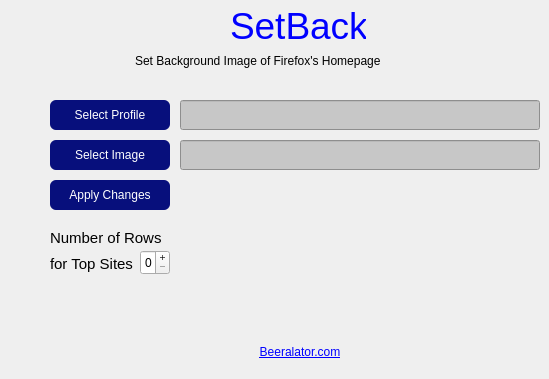
  <widget class="QWidget" name="centralwidget">
   <widget class="QPushButton" name="selectProfileButton">
    <property name="geometry">
     <rect>
      <x>50</x>
      <y>100</y>
      <width>120</width>
      <height>30</height>
     </rect>
    </property>
    <property name="palette">
     <palette>
      <active>
       <colorrole role="WindowText">
        <brush brushstyle="SolidPattern">
         <color alpha="255">
          <red>197</red>
          <green>197</green>
          <blue>197</blue>
         </color>
        </brush>
       </colorrole>
       <colorrole role="Button">
        <brush brushstyle="SolidPattern">
         <color alpha="255">
          <red>7</red>
          <green>15</green>
          <blue>124</blue>
         </color>
        </brush>
       </colorrole>
       <colorrole role="Light">
        <brush brushstyle="SolidPattern">
         <color alpha="255">
          <red>12</red>
          <green>12</green>
          <blue>255</blue>
         </color>
        </brush>
       </colorrole>
       <colorrole role="Text">
        <brush brushstyle="SolidPattern">
         <color alpha="255">
          <red>197</red>
          <green>197</green>
          <blue>197</blue>
         </color>
        </brush>
       </colorrole>
       <colorrole role="ButtonText">
        <brush brushstyle="SolidPattern">
         <color alpha="255">
          <red>197</red>
          <green>197</green>
          <blue>197</blue>
         </color>
        </brush>
       </colorrole>
       <colorrole role="Base">
        <brush brushstyle="SolidPattern">
         <color alpha="255">
          <red>7</red>
          <green>15</green>
          <blue>124</blue>
         </color>
        </brush>
       </colorrole>
       <colorrole role="Window">
        <brush brushstyle="SolidPattern">
         <color alpha="255">
          <red>7</red>
          <green>15</green>
          <blue>124</blue>
         </color>
        </brush>
       </colorrole>
       <colorrole role="Shadow">
        <brush brushstyle="SolidPattern">
         <color alpha="255">
          <red>0</red>
          <green>0</green>
          <blue>255</blue>
         </color>
        </brush>
       </colorrole>
       <colorrole role="Highlight">
        <brush brushstyle="SolidPattern">
         <color alpha="255">
          <red>0</red>
          <green>0</green>
          <blue>0</blue>
         </color>
        </brush>
       </colorrole>
       <colorrole role="HighlightedText">
        <brush brushstyle="SolidPattern">
         <color alpha="255">
          <red>24</red>
          <green>28</green>
          <blue>255</blue>
         </color>
        </brush>
       </colorrole>
       <colorrole role="AlternateBase">
        <brush brushstyle="SolidPattern">
         <color alpha="255">
          <red>34</red>
          <green>0</green>
          <blue>0</blue>
         </color>
        </brush>
       </colorrole>
       <colorrole role="PlaceholderText">
        <brush brushstyle="SolidPattern">
         <color alpha="128">
          <red>197</red>
          <green>197</green>
          <blue>197</blue>
         </color>
        </brush>
       </colorrole>
      </active>
      <inactive>
       <colorrole role="WindowText">
        <brush brushstyle="SolidPattern">
         <color alpha="255">
          <red>197</red>
          <green>197</green>
          <blue>197</blue>
         </color>
        </brush>
       </colorrole>
       <colorrole role="Button">
        <brush brushstyle="SolidPattern">
         <color alpha="255">
          <red>7</red>
          <green>15</green>
          <blue>124</blue>
         </color>
        </brush>
       </colorrole>
       <colorrole role="Light">
        <brush brushstyle="SolidPattern">
         <color alpha="255">
          <red>12</red>
          <green>12</green>
          <blue>255</blue>
         </color>
        </brush>
       </colorrole>
       <colorrole role="Text">
        <brush brushstyle="SolidPattern">
         <color alpha="255">
          <red>197</red>
          <green>197</green>
          <blue>197</blue>
         </color>
        </brush>
       </colorrole>
       <colorrole role="ButtonText">
        <brush brushstyle="SolidPattern">
         <color alpha="255">
          <red>197</red>
          <green>197</green>
          <blue>197</blue>
         </color>
        </brush>
       </colorrole>
       <colorrole role="Base">
        <brush brushstyle="SolidPattern">
         <color alpha="255">
          <red>7</red>
          <green>15</green>
          <blue>124</blue>
         </color>
        </brush>
       </colorrole>
       <colorrole role="Window">
        <brush brushstyle="SolidPattern">
         <color alpha="255">
          <red>7</red>
          <green>15</green>
          <blue>124</blue>
         </color>
        </brush>
       </colorrole>
       <colorrole role="Shadow">
        <brush brushstyle="SolidPattern">
         <color alpha="255">
          <red>0</red>
          <green>0</green>
          <blue>255</blue>
         </color>
        </brush>
       </colorrole>
       <colorrole role="Highlight">
        <brush brushstyle="SolidPattern">
         <color alpha="255">
          <red>0</red>
          <green>0</green>
          <blue>0</blue>
         </color>
        </brush>
       </colorrole>
       <colorrole role="HighlightedText">
        <brush brushstyle="SolidPattern">
         <color alpha="255">
          <red>24</red>
          <green>28</green>
          <blue>255</blue>
         </color>
        </brush>
       </colorrole>
       <colorrole role="AlternateBase">
        <brush brushstyle="SolidPattern">
         <color alpha="255">
          <red>34</red>
          <green>0</green>
          <blue>0</blue>
         </color>
        </brush>
       </colorrole>
       <colorrole role="PlaceholderText">
        <brush brushstyle="SolidPattern">
         <color alpha="128">
          <red>197</red>
          <green>197</green>
          <blue>197</blue>
         </color>
        </brush>
       </colorrole>
      </inactive>
      <disabled>
       <colorrole role="WindowText">
        <brush brushstyle="SolidPattern">
         <color alpha="255">
          <red>197</red>
          <green>197</green>
          <blue>197</blue>
         </color>
        </brush>
       </colorrole>
       <colorrole role="Button">
        <brush brushstyle="SolidPattern">
         <color alpha="255">
          <red>7</red>
          <green>15</green>
          <blue>124</blue>
         </color>
        </brush>
       </colorrole>
       <colorrole role="Light">
        <brush brushstyle="SolidPattern">
         <color alpha="255">
          <red>12</red>
          <green>12</green>
          <blue>255</blue>
         </color>
        </brush>
       </colorrole>
       <colorrole role="Text">
        <brush brushstyle="SolidPattern">
         <color alpha="255">
          <red>197</red>
          <green>197</green>
          <blue>197</blue>
         </color>
        </brush>
       </colorrole>
       <colorrole role="ButtonText">
        <brush brushstyle="SolidPattern">
         <color alpha="255">
          <red>197</red>
          <green>197</green>
          <blue>197</blue>
         </color>
        </brush>
       </colorrole>
       <colorrole role="Base">
        <brush brushstyle="SolidPattern">
         <color alpha="255">
          <red>7</red>
          <green>15</green>
          <blue>124</blue>
         </color>
        </brush>
       </colorrole>
       <colorrole role="Window">
        <brush brushstyle="SolidPattern">
         <color alpha="255">
          <red>7</red>
          <green>15</green>
          <blue>124</blue>
         </color>
        </brush>
       </colorrole>
       <colorrole role="Shadow">
        <brush brushstyle="SolidPattern">
         <color alpha="255">
          <red>0</red>
          <green>0</green>
          <blue>255</blue>
         </color>
        </brush>
       </colorrole>
       <colorrole role="Highlight">
        <brush brushstyle="SolidPattern">
         <color alpha="255">
          <red>0</red>
          <green>0</green>
          <blue>0</blue>
         </color>
        </brush>
       </colorrole>
       <colorrole role="HighlightedText">
        <brush brushstyle="SolidPattern">
         <color alpha="255">
          <red>24</red>
          <green>28</green>
          <blue>255</blue>
         </color>
        </brush>
       </colorrole>
       <colorrole role="AlternateBase">
        <brush brushstyle="SolidPattern">
         <color alpha="255">
          <red>34</red>
          <green>0</green>
          <blue>0</blue>
         </color>
        </brush>
       </colorrole>
       <colorrole role="PlaceholderText">
        <brush brushstyle="SolidPattern">
         <color alpha="128">
          <red>197</red>
          <green>197</green>
          <blue>197</blue>
         </color>
        </brush>
       </colorrole>
      </disabled>
     </palette>
    </property>
    <property name="mouseTracking">
     <bool>true</bool>
    </property>
    <property name="focusPolicy">
     <enum>Qt::FocusPolicy::StrongFocus</enum>
    </property>
    <property name="autoFillBackground">
     <bool>false</bool>
    </property>
    <property name="styleSheet">
     <string notr="true">QPushButton { border-radius: 6px;		background-color: rgb(7, 15, 124);
 color: white; padding: 5px; } QPushButton:hover { background-color: rgb(64, 0, 255); transition: all 0.2s ease; }

QPushButton:pressed { background-color: #000051;
transform: scale(0.95); }</string>
    </property>
    <property name="text">
     <string>Select Profile</string>
    </property>
    <property name="autoDefault">
     <bool>false</bool>
    </property>
    <property name="default">
     <bool>false</bool>
    </property>
    <property name="flat">
     <bool>false</bool>
    </property>
   </widget>
   <widget class="QPushButton" name="selectImageButton">
    <property name="geometry">
     <rect>
      <x>50</x>
      <y>140</y>
      <width>120</width>
      <height>30</height>
     </rect>
    </property>
    <property name="palette">
     <palette>
      <active>
       <colorrole role="WindowText">
        <brush brushstyle="SolidPattern">
         <color alpha="255">
          <red>197</red>
          <green>197</green>
          <blue>197</blue>
         </color>
        </brush>
       </colorrole>
       <colorrole role="Button">
        <brush brushstyle="SolidPattern">
         <color alpha="255">
          <red>7</red>
          <green>15</green>
          <blue>124</blue>
         </color>
        </brush>
       </colorrole>
       <colorrole role="Text">
        <brush brushstyle="SolidPattern">
         <color alpha="255">
          <red>197</red>
          <green>197</green>
          <blue>197</blue>
         </color>
        </brush>
       </colorrole>
       <colorrole role="ButtonText">
        <brush brushstyle="SolidPattern">
         <color alpha="255">
          <red>197</red>
          <green>197</green>
          <blue>197</blue>
         </color>
        </brush>
       </colorrole>
       <colorrole role="Base">
        <brush brushstyle="SolidPattern">
         <color alpha="255">
          <red>7</red>
          <green>15</green>
          <blue>124</blue>
         </color>
        </brush>
       </colorrole>
       <colorrole role="Window">
        <brush brushstyle="SolidPattern">
         <color alpha="255">
          <red>7</red>
          <green>15</green>
          <blue>124</blue>
         </color>
        </brush>
       </colorrole>
       <colorrole role="PlaceholderText">
        <brush brushstyle="SolidPattern">
         <color alpha="128">
          <red>197</red>
          <green>197</green>
          <blue>197</blue>
         </color>
        </brush>
       </colorrole>
      </active>
      <inactive>
       <colorrole role="WindowText">
        <brush brushstyle="SolidPattern">
         <color alpha="255">
          <red>197</red>
          <green>197</green>
          <blue>197</blue>
         </color>
        </brush>
       </colorrole>
       <colorrole role="Button">
        <brush brushstyle="SolidPattern">
         <color alpha="255">
          <red>7</red>
          <green>15</green>
          <blue>124</blue>
         </color>
        </brush>
       </colorrole>
       <colorrole role="Text">
        <brush brushstyle="SolidPattern">
         <color alpha="255">
          <red>197</red>
          <green>197</green>
          <blue>197</blue>
         </color>
        </brush>
       </colorrole>
       <colorrole role="ButtonText">
        <brush brushstyle="SolidPattern">
         <color alpha="255">
          <red>197</red>
          <green>197</green>
          <blue>197</blue>
         </color>
        </brush>
       </colorrole>
       <colorrole role="Base">
        <brush brushstyle="SolidPattern">
         <color alpha="255">
          <red>7</red>
          <green>15</green>
          <blue>124</blue>
         </color>
        </brush>
       </colorrole>
       <colorrole role="Window">
        <brush brushstyle="SolidPattern">
         <color alpha="255">
          <red>7</red>
          <green>15</green>
          <blue>124</blue>
         </color>
        </brush>
       </colorrole>
       <colorrole role="PlaceholderText">
        <brush brushstyle="SolidPattern">
         <color alpha="128">
          <red>197</red>
          <green>197</green>
          <blue>197</blue>
         </color>
        </brush>
       </colorrole>
      </inactive>
      <disabled>
       <colorrole role="WindowText">
        <brush brushstyle="SolidPattern">
         <color alpha="255">
          <red>197</red>
          <green>197</green>
          <blue>197</blue>
         </color>
        </brush>
       </colorrole>
       <colorrole role="Button">
        <brush brushstyle="SolidPattern">
         <color alpha="255">
          <red>7</red>
          <green>15</green>
          <blue>124</blue>
         </color>
        </brush>
       </colorrole>
       <colorrole role="Text">
        <brush brushstyle="SolidPattern">
         <color alpha="255">
          <red>197</red>
          <green>197</green>
          <blue>197</blue>
         </color>
        </brush>
       </colorrole>
       <colorrole role="ButtonText">
        <brush brushstyle="SolidPattern">
         <color alpha="255">
          <red>197</red>
          <green>197</green>
          <blue>197</blue>
         </color>
        </brush>
       </colorrole>
       <colorrole role="Base">
        <brush brushstyle="SolidPattern">
         <color alpha="255">
          <red>7</red>
          <green>15</green>
          <blue>124</blue>
         </color>
        </brush>
       </colorrole>
       <colorrole role="Window">
        <brush brushstyle="SolidPattern">
         <color alpha="255">
          <red>7</red>
          <green>15</green>
          <blue>124</blue>
         </color>
        </brush>
       </colorrole>
       <colorrole role="PlaceholderText">
        <brush brushstyle="SolidPattern">
         <color alpha="128">
          <red>197</red>
          <green>197</green>
          <blue>197</blue>
         </color>
        </brush>
       </colorrole>
      </disabled>
     </palette>
    </property>
    <property name="acceptDrops">
     <bool>true</bool>
    </property>
    <property name="styleSheet">
     <string notr="true">QPushButton { border-radius: 6px;		background-color: rgb(7, 15, 124);
 color: white; padding: 5px; } QPushButton:hover { background-color: rgb(64, 0, 255); transition: all 0.2s ease; }

QPushButton:pressed { background-color: #000051;
transform: scale(0.95); }
</string>
    </property>
    <property name="text">
     <string>Select Image</string>
    </property>
    <property name="flat">
     <bool>false</bool>
    </property>
   </widget>
   <widget class="QPushButton" name="applyChangesButton">
    <property name="geometry">
     <rect>
      <x>50</x>
      <y>180</y>
      <width>120</width>
      <height>30</height>
     </rect>
    </property>
    <property name="palette">
     <palette>
      <active>
       <colorrole role="WindowText">
        <brush brushstyle="SolidPattern">
         <color alpha="255">
          <red>197</red>
          <green>197</green>
          <blue>197</blue>
         </color>
        </brush>
       </colorrole>
       <colorrole role="Button">
        <brush brushstyle="SolidPattern">
         <color alpha="255">
          <red>7</red>
          <green>15</green>
          <blue>124</blue>
         </color>
        </brush>
       </colorrole>
       <colorrole role="Text">
        <brush brushstyle="SolidPattern">
         <color alpha="255">
          <red>197</red>
          <green>197</green>
          <blue>197</blue>
         </color>
        </brush>
       </colorrole>
       <colorrole role="ButtonText">
        <brush brushstyle="SolidPattern">
         <color alpha="255">
          <red>197</red>
          <green>197</green>
          <blue>197</blue>
         </color>
        </brush>
       </colorrole>
       <colorrole role="Base">
        <brush brushstyle="SolidPattern">
         <color alpha="255">
          <red>7</red>
          <green>15</green>
          <blue>124</blue>
         </color>
        </brush>
       </colorrole>
       <colorrole role="Window">
        <brush brushstyle="SolidPattern">
         <color alpha="255">
          <red>7</red>
          <green>15</green>
          <blue>124</blue>
         </color>
        </brush>
       </colorrole>
       <colorrole role="AlternateBase">
        <brush brushstyle="SolidPattern">
         <color alpha="255">
          <red>1</red>
          <green>251</green>
          <blue>255</blue>
         </color>
        </brush>
       </colorrole>
       <colorrole role="PlaceholderText">
        <brush brushstyle="SolidPattern">
         <color alpha="128">
          <red>197</red>
          <green>197</green>
          <blue>197</blue>
         </color>
        </brush>
       </colorrole>
      </active>
      <inactive>
       <colorrole role="WindowText">
        <brush brushstyle="SolidPattern">
         <color alpha="255">
          <red>197</red>
          <green>197</green>
          <blue>197</blue>
         </color>
        </brush>
       </colorrole>
       <colorrole role="Button">
        <brush brushstyle="SolidPattern">
         <color alpha="255">
          <red>7</red>
          <green>15</green>
          <blue>124</blue>
         </color>
        </brush>
       </colorrole>
       <colorrole role="Text">
        <brush brushstyle="SolidPattern">
         <color alpha="255">
          <red>197</red>
          <green>197</green>
          <blue>197</blue>
         </color>
        </brush>
       </colorrole>
       <colorrole role="ButtonText">
        <brush brushstyle="SolidPattern">
         <color alpha="255">
          <red>197</red>
          <green>197</green>
          <blue>197</blue>
         </color>
        </brush>
       </colorrole>
       <colorrole role="Base">
        <brush brushstyle="SolidPattern">
         <color alpha="255">
          <red>7</red>
          <green>15</green>
          <blue>124</blue>
         </color>
        </brush>
       </colorrole>
       <colorrole role="Window">
        <brush brushstyle="SolidPattern">
         <color alpha="255">
          <red>7</red>
          <green>15</green>
          <blue>124</blue>
         </color>
        </brush>
       </colorrole>
       <colorrole role="AlternateBase">
        <brush brushstyle="SolidPattern">
         <color alpha="255">
          <red>1</red>
          <green>251</green>
          <blue>255</blue>
         </color>
        </brush>
       </colorrole>
       <colorrole role="PlaceholderText">
        <brush brushstyle="SolidPattern">
         <color alpha="128">
          <red>197</red>
          <green>197</green>
          <blue>197</blue>
         </color>
        </brush>
       </colorrole>
      </inactive>
      <disabled>
       <colorrole role="WindowText">
        <brush brushstyle="SolidPattern">
         <color alpha="255">
          <red>197</red>
          <green>197</green>
          <blue>197</blue>
         </color>
        </brush>
       </colorrole>
       <colorrole role="Button">
        <brush brushstyle="SolidPattern">
         <color alpha="255">
          <red>7</red>
          <green>15</green>
          <blue>124</blue>
         </color>
        </brush>
       </colorrole>
       <colorrole role="Text">
        <brush brushstyle="SolidPattern">
         <color alpha="255">
          <red>197</red>
          <green>197</green>
          <blue>197</blue>
         </color>
        </brush>
       </colorrole>
       <colorrole role="ButtonText">
        <brush brushstyle="SolidPattern">
         <color alpha="255">
          <red>197</red>
          <green>197</green>
          <blue>197</blue>
         </color>
        </brush>
       </colorrole>
       <colorrole role="Base">
        <brush brushstyle="SolidPattern">
         <color alpha="255">
          <red>7</red>
          <green>15</green>
          <blue>124</blue>
         </color>
        </brush>
       </colorrole>
       <colorrole role="Window">
        <brush brushstyle="SolidPattern">
         <color alpha="255">
          <red>7</red>
          <green>15</green>
          <blue>124</blue>
         </color>
        </brush>
       </colorrole>
       <colorrole role="AlternateBase">
        <brush brushstyle="SolidPattern">
         <color alpha="255">
          <red>1</red>
          <green>251</green>
          <blue>255</blue>
         </color>
        </brush>
       </colorrole>
       <colorrole role="PlaceholderText">
        <brush brushstyle="SolidPattern">
         <color alpha="128">
          <red>197</red>
          <green>197</green>
          <blue>197</blue>
         </color>
        </brush>
       </colorrole>
      </disabled>
     </palette>
    </property>
    <property name="styleSheet">
     <string notr="true">QPushButton { border-radius: 6px;		background-color: rgb(7, 15, 124);
 color: white; padding: 5px; } QPushButton:hover { background-color: rgb(64, 0, 255); transition: all 0.2s ease; }

QPushButton:pressed { background-color: #000051;
transform: scale(0.95); }</string>
    </property>
    <property name="text">
     <string>Apply Changes</string>
    </property>
   </widget>
   <widget class="QLineEdit" name="profilePathLineEdit">
    <property name="geometry">
     <rect>
      <x>180</x>
      <y>100</y>
      <width>360</width>
      <height>30</height>
     </rect>
    </property>
    <property name="styleSheet">
     <string notr="true">color: rgb(0, 0, 0);
background-color: rgb(199, 199, 199);
selection-background-color: rgb(21, 0, 255);</string>
    </property>
   </widget>
   <widget class="QLineEdit" name="imagePathLineEdit">
    <property name="geometry">
     <rect>
      <x>180</x>
      <y>140</y>
      <width>360</width>
      <height>30</height>
     </rect>
    </property>
    <property name="styleSheet">
     <string notr="true">color: rgb(0, 0, 0);
background-color: rgb(199, 199, 199);
selection-background-color: rgb(21, 0, 255);</string>
    </property>
   </widget>
   <widget class="QLabel" name="statusLabel">
    <property name="geometry">
     <rect>
      <x>180</x>
      <y>185</y>
      <width>360</width>
      <height>22</height>
     </rect>
    </property>
    <property name="styleSheet">
     <string notr="true">color: rgb(199, 199, 199);</string>
    </property>
    <property name="text">
     <string/>
    </property>
   </widget>
   <widget class="QLabel" name="label">
    <property name="geometry">
     <rect>
      <x>230</x>
      <y>5</y>
      <width>136</width>
      <height>41</height>
     </rect>
    </property>
    <property name="font">
     <font>
      <pointsize>28</pointsize>
     </font>
    </property>
    <property name="styleSheet">
     <string notr="true">color: rgb(0, 0, 255);</string>
    </property>
    <property name="text">
     <string>SetBack</string>
    </property>
   </widget>
   <widget class="QLabel" name="label_2">
    <property name="geometry">
     <rect>
      <x>135</x>
      <y>50</y>
      <width>351</width>
      <height>22</height>
     </rect>
    </property>
    <property name="frameShape">
     <enum>QFrame::Shape::NoFrame</enum>
    </property>
    <property name="text">
     <string>Set Background Image of Firefox's Homepage</string>
    </property>
   </widget>
   <widget class="QLabel" name="imagePreviewLabel">
    <property name="geometry">
     <rect>
      <x>215</x>
      <y>220</y>
      <width>175</width>
      <height>100</height>
     </rect>
    </property>
    <property name="maximumSize">
     <size>
      <width>175</width>
      <height>100</height>
     </size>
    </property>
    <property name="text">
     <string/>
    </property>
    <property name="pixmap">
     <pixmap>images/placeholder.png</pixmap>
    </property>
    <property name="alignment">
     <set>Qt::AlignmentFlag::AlignCenter</set>
    </property>
   </widget>
   <widget class="QLabel" name="websiteLabel">
    <property name="geometry">
     <rect>
      <x>230</x>
      <y>335</y>
      <width>140</width>
      <height>35</height>
     </rect>
    </property>
    <property name="palette">
     <palette>
      <active>
       <colorrole role="WindowText">
        <brush brushstyle="SolidPattern">
         <color alpha="255">
          <red>197</red>
          <green>197</green>
          <blue>197</blue>
         </color>
        </brush>
       </colorrole>
       <colorrole role="Button">
        <brush brushstyle="SolidPattern">
         <color alpha="255">
          <red>0</red>
          <green>0</green>
          <blue>0</blue>
         </color>
        </brush>
       </colorrole>
       <colorrole role="Text">
        <brush brushstyle="SolidPattern">
         <color alpha="255">
          <red>197</red>
          <green>197</green>
          <blue>197</blue>
         </color>
        </brush>
       </colorrole>
       <colorrole role="ButtonText">
        <brush brushstyle="SolidPattern">
         <color alpha="255">
          <red>197</red>
          <green>197</green>
          <blue>197</blue>
         </color>
        </brush>
       </colorrole>
       <colorrole role="Base">
        <brush brushstyle="SolidPattern">
         <color alpha="255">
          <red>0</red>
          <green>0</green>
          <blue>0</blue>
         </color>
        </brush>
       </colorrole>
       <colorrole role="Window">
        <brush brushstyle="SolidPattern">
         <color alpha="255">
          <red>0</red>
          <green>0</green>
          <blue>0</blue>
         </color>
        </brush>
       </colorrole>
       <colorrole role="Link">
        <brush brushstyle="SolidPattern">
         <color alpha="255">
          <red>255</red>
          <green>255</green>
          <blue>255</blue>
         </color>
        </brush>
       </colorrole>
       <colorrole role="PlaceholderText">
        <brush brushstyle="SolidPattern">
         <color alpha="128">
          <red>197</red>
          <green>197</green>
          <blue>197</blue>
         </color>
        </brush>
       </colorrole>
      </active>
      <inactive>
       <colorrole role="WindowText">
        <brush brushstyle="SolidPattern">
         <color alpha="255">
          <red>197</red>
          <green>197</green>
          <blue>197</blue>
         </color>
        </brush>
       </colorrole>
       <colorrole role="Button">
        <brush brushstyle="SolidPattern">
         <color alpha="255">
          <red>0</red>
          <green>0</green>
          <blue>0</blue>
         </color>
        </brush>
       </colorrole>
       <colorrole role="Text">
        <brush brushstyle="SolidPattern">
         <color alpha="255">
          <red>197</red>
          <green>197</green>
          <blue>197</blue>
         </color>
        </brush>
       </colorrole>
       <colorrole role="ButtonText">
        <brush brushstyle="SolidPattern">
         <color alpha="255">
          <red>197</red>
          <green>197</green>
          <blue>197</blue>
         </color>
        </brush>
       </colorrole>
       <colorrole role="Base">
        <brush brushstyle="SolidPattern">
         <color alpha="255">
          <red>0</red>
          <green>0</green>
          <blue>0</blue>
         </color>
        </brush>
       </colorrole>
       <colorrole role="Window">
        <brush brushstyle="SolidPattern">
         <color alpha="255">
          <red>0</red>
          <green>0</green>
          <blue>0</blue>
         </color>
        </brush>
       </colorrole>
       <colorrole role="Link">
        <brush brushstyle="SolidPattern">
         <color alpha="255">
          <red>255</red>
          <green>255</green>
          <blue>255</blue>
         </color>
        </brush>
       </colorrole>
       <colorrole role="PlaceholderText">
        <brush brushstyle="SolidPattern">
         <color alpha="128">
          <red>197</red>
          <green>197</green>
          <blue>197</blue>
         </color>
        </brush>
       </colorrole>
      </inactive>
      <disabled>
       <colorrole role="WindowText">
        <brush brushstyle="SolidPattern">
         <color alpha="255">
          <red>197</red>
          <green>197</green>
          <blue>197</blue>
         </color>
        </brush>
       </colorrole>
       <colorrole role="Button">
        <brush brushstyle="SolidPattern">
         <color alpha="255">
          <red>0</red>
          <green>0</green>
          <blue>0</blue>
         </color>
        </brush>
       </colorrole>
       <colorrole role="Text">
        <brush brushstyle="SolidPattern">
         <color alpha="255">
          <red>197</red>
          <green>197</green>
          <blue>197</blue>
         </color>
        </brush>
       </colorrole>
       <colorrole role="ButtonText">
        <brush brushstyle="SolidPattern">
         <color alpha="255">
          <red>197</red>
          <green>197</green>
          <blue>197</blue>
         </color>
        </brush>
       </colorrole>
       <colorrole role="Base">
        <brush brushstyle="SolidPattern">
         <color alpha="255">
          <red>0</red>
          <green>0</green>
          <blue>0</blue>
         </color>
        </brush>
       </colorrole>
       <colorrole role="Window">
        <brush brushstyle="SolidPattern">
         <color alpha="255">
          <red>0</red>
          <green>0</green>
          <blue>0</blue>
         </color>
        </brush>
       </colorrole>
       <colorrole role="Link">
        <brush brushstyle="SolidPattern">
         <color alpha="255">
          <red>255</red>
          <green>255</green>
          <blue>255</blue>
         </color>
        </brush>
       </colorrole>
       <colorrole role="PlaceholderText">
        <brush brushstyle="SolidPattern">
         <color alpha="128">
          <red>197</red>
          <green>197</green>
          <blue>197</blue>
         </color>
        </brush>
       </colorrole>
      </disabled>
     </palette>
    </property>
    <property name="autoFillBackground">
     <bool>false</bool>
    </property>
    <property name="styleSheet">
     <string notr="true">font: 12pt &quot;Noto Sans&quot;;
</string>
    </property>
    <property name="text">
     <string>&lt;html&gt;&lt;head/&gt;&lt;body&gt;&lt;p&gt;&lt;a href=&quot;https://www.beeralator.com&quot;&gt;&lt;span style=&quot; text-decoration: underline; color:#0000ff;&quot;&gt;Beeralator.com&lt;/span&gt;&lt;/a&gt;&lt;/p&gt;&lt;/body&gt;&lt;/html&gt;</string>
    </property>
    <property name="textFormat">
     <enum>Qt::TextFormat::RichText</enum>
    </property>
    <property name="scaledContents">
     <bool>false</bool>
    </property>
    <property name="alignment">
     <set>Qt::AlignmentFlag::AlignCenter</set>
    </property>
    <property name="openExternalLinks">
     <bool>true</bool>
    </property>
    <property name="textInteractionFlags">
     <set>Qt::TextInteractionFlag::LinksAccessibleByKeyboard|Qt::TextInteractionFlag::LinksAccessibleByMouse|Qt::TextInteractionFlag::TextBrowserInteraction|Qt::TextInteractionFlag::TextSelectableByKeyboard|Qt::TextInteractionFlag::TextSelectableByMouse</set>
    </property>
   </widget>
   <widget class="QSpinBox" name="rowSpinBox">
    <property name="geometry">
     <rect>
      <x>140</x>
      <y>250</y>
      <width>30</width>
      <height>25</height>
     </rect>
    </property>
    <property name="styleSheet">
     <string notr="true"/>
    </property>
    <property name="buttonSymbols">
     <enum>QAbstractSpinBox::ButtonSymbols::PlusMinus</enum>
    </property>
    <property name="maximum">
     <number>8</number>
    </property>
    <property name="displayIntegerBase">
     <number>9</number>
    </property>
   </widget>
   <widget class="QLabel" name="label_3">
    <property name="geometry">
     <rect>
      <x>50</x>
      <y>230</y>
      <width>126</width>
      <height>16</height>
     </rect>
    </property>
    <property name="font">
     <font>
      <pointsize>11</pointsize>
      <italic>false</italic>
     </font>
    </property>
    <property name="text">
     <string>Number of Rows </string>
    </property>
    <property name="wordWrap">
     <bool>true</bool>
    </property>
   </widget>
   <widget class="QLabel" name="label_4">
    <property name="geometry">
     <rect>
      <x>50</x>
      <y>256</y>
      <width>86</width>
      <height>16</height>
     </rect>
    </property>
    <property name="font">
     <font>
      <pointsize>11</pointsize>
     </font>
    </property>
    <property name="text">
     <string>for Top Sites</string>
    </property>
   </widget>
   <zorder>selectImageButton</zorder>
   <zorder>applyChangesButton</zorder>
   <zorder>profilePathLineEdit</zorder>
   <zorder>imagePathLineEdit</zorder>
   <zorder>statusLabel</zorder>
   <zorder>label</zorder>
   <zorder>label_2</zorder>
   <zorder>imagePreviewLabel</zorder>
   <zorder>selectProfileButton</zorder>
   <zorder>websiteLabel</zorder>
   <zorder>rowSpinBox</zorder>
   <zorder>label_3</zorder>
   <zorder>label_4</zorder>
  </widget>
